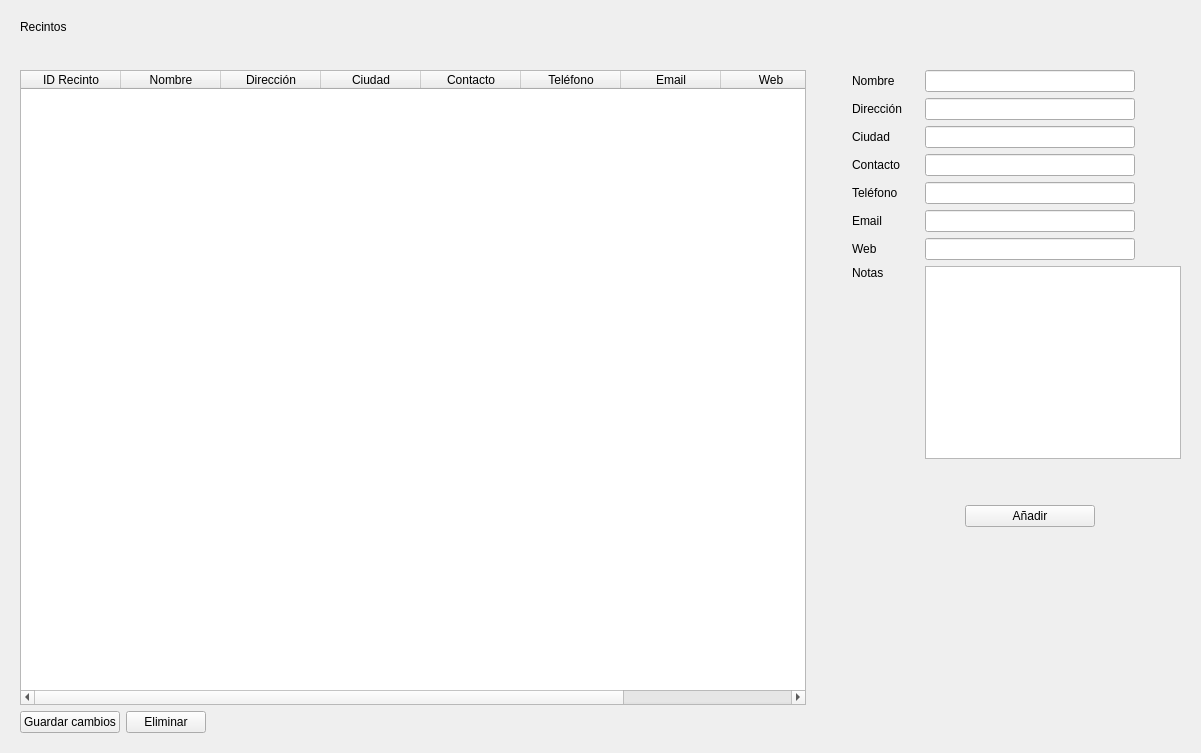
<?xml version="1.0" encoding="UTF-8"?>
<ui version="4.0">
 <class>Form</class>
 <widget class="QWidget" name="Form">
  <property name="geometry">
   <rect>
    <x>0</x>
    <y>0</y>
    <width>1201</width>
    <height>753</height>
   </rect>
  </property>
  <property name="windowTitle">
   <string>Form</string>
  </property>
  <layout class="QVBoxLayout" name="verticalLayout_2">
   <property name="leftMargin">
    <number>20</number>
   </property>
   <property name="topMargin">
    <number>20</number>
   </property>
   <property name="rightMargin">
    <number>20</number>
   </property>
   <property name="bottomMargin">
    <number>20</number>
   </property>
   <item>
    <widget class="QLabel" name="labelTitle">
     <property name="styleSheet">
      <string notr="true">font: 14pt &quot;MS Shell Dlg 2&quot;;</string>
     </property>
     <property name="text">
      <string>Recintos</string>
     </property>
    </widget>
   </item>
   <item>
    <spacer name="verticalSpacer_4">
     <property name="orientation">
      <enum>Qt::Vertical</enum>
     </property>
     <property name="sizeType">
      <enum>QSizePolicy::Preferred</enum>
     </property>
     <property name="sizeHint" stdset="0">
      <size>
       <width>20</width>
       <height>30</height>
      </size>
     </property>
    </spacer>
   </item>
   <item>
    <layout class="QHBoxLayout" name="horizontalLayout_3">
     <item>
      <widget class="QTableWidget" name="tableRecintos">
       <column>
        <property name="text">
         <string>ID Recinto</string>
        </property>
       </column>
       <column>
        <property name="text">
         <string>Nombre</string>
        </property>
       </column>
       <column>
        <property name="text">
         <string>Dirección</string>
        </property>
       </column>
       <column>
        <property name="text">
         <string>Ciudad</string>
        </property>
       </column>
       <column>
        <property name="text">
         <string>Contacto</string>
        </property>
       </column>
       <column>
        <property name="text">
         <string>Teléfono</string>
        </property>
       </column>
       <column>
        <property name="text">
         <string>Email</string>
        </property>
       </column>
       <column>
        <property name="text">
         <string>Web</string>
        </property>
       </column>
       <column>
        <property name="text">
         <string>Notas</string>
        </property>
       </column>
      </widget>
     </item>
     <item>
      <spacer name="horizontalSpacer_12">
       <property name="orientation">
        <enum>Qt::Horizontal</enum>
       </property>
       <property name="sizeType">
        <enum>QSizePolicy::Preferred</enum>
       </property>
       <property name="sizeHint" stdset="0">
        <size>
         <width>40</width>
         <height>20</height>
        </size>
       </property>
      </spacer>
     </item>
     <item>
      <layout class="QGridLayout" name="gridLayout">
       <item row="9" column="2">
        <layout class="QVBoxLayout" name="verticalLayout">
         <item>
          <spacer name="verticalSpacer_2">
           <property name="orientation">
            <enum>Qt::Vertical</enum>
           </property>
           <property name="sizeType">
            <enum>QSizePolicy::Preferred</enum>
           </property>
           <property name="sizeHint" stdset="0">
            <size>
             <width>20</width>
             <height>40</height>
            </size>
           </property>
          </spacer>
         </item>
         <item>
          <layout class="QHBoxLayout" name="horizontalLayout_2">
           <item>
            <spacer name="horizontalSpacer_9">
             <property name="orientation">
              <enum>Qt::Horizontal</enum>
             </property>
             <property name="sizeType">
              <enum>QSizePolicy::Preferred</enum>
             </property>
             <property name="sizeHint" stdset="0">
              <size>
               <width>40</width>
               <height>20</height>
              </size>
             </property>
            </spacer>
           </item>
           <item>
            <widget class="QPushButton" name="buttonAnadir">
             <property name="text">
              <string>Añadir</string>
             </property>
            </widget>
           </item>
           <item>
            <spacer name="horizontalSpacer_10">
             <property name="orientation">
              <enum>Qt::Horizontal</enum>
             </property>
             <property name="sizeType">
              <enum>QSizePolicy::Preferred</enum>
             </property>
             <property name="sizeHint" stdset="0">
              <size>
               <width>40</width>
               <height>20</height>
              </size>
             </property>
            </spacer>
           </item>
          </layout>
         </item>
        </layout>
       </item>
       <item row="3" column="0">
        <widget class="QLabel" name="labelContacto">
         <property name="text">
          <string>Contacto</string>
         </property>
        </widget>
       </item>
       <item row="3" column="2">
        <widget class="QLineEdit" name="inputContacto">
         <property name="sizePolicy">
          <sizepolicy hsizetype="Preferred" vsizetype="Fixed">
           <horstretch>0</horstretch>
           <verstretch>0</verstretch>
          </sizepolicy>
         </property>
         <property name="minimumSize">
          <size>
           <width>200</width>
           <height>0</height>
          </size>
         </property>
        </widget>
       </item>
       <item row="4" column="0">
        <widget class="QLabel" name="labelTelefono">
         <property name="text">
          <string>Teléfono</string>
         </property>
        </widget>
       </item>
       <item row="4" column="3">
        <spacer name="horizontalSpacer">
         <property name="orientation">
          <enum>Qt::Horizontal</enum>
         </property>
         <property name="sizeType">
          <enum>QSizePolicy::Fixed</enum>
         </property>
         <property name="sizeHint" stdset="0">
          <size>
           <width>40</width>
           <height>20</height>
          </size>
         </property>
        </spacer>
       </item>
       <item row="7" column="0">
        <widget class="QLabel" name="labelNotas">
         <property name="text">
          <string>Notas</string>
         </property>
        </widget>
       </item>
       <item row="2" column="3">
        <spacer name="horizontalSpacer_2">
         <property name="orientation">
          <enum>Qt::Horizontal</enum>
         </property>
         <property name="sizeType">
          <enum>QSizePolicy::Fixed</enum>
         </property>
         <property name="sizeHint" stdset="0">
          <size>
           <width>40</width>
           <height>20</height>
          </size>
         </property>
        </spacer>
       </item>
       <item row="7" column="1" rowspan="2">
        <spacer name="horizontalSpacer_6">
         <property name="orientation">
          <enum>Qt::Horizontal</enum>
         </property>
         <property name="sizeType">
          <enum>QSizePolicy::Preferred</enum>
         </property>
         <property name="sizeHint" stdset="0">
          <size>
           <width>13</width>
           <height>101</height>
          </size>
         </property>
        </spacer>
       </item>
       <item row="4" column="2">
        <widget class="QLineEdit" name="inputTelefono">
         <property name="sizePolicy">
          <sizepolicy hsizetype="Preferred" vsizetype="Fixed">
           <horstretch>0</horstretch>
           <verstretch>0</verstretch>
          </sizepolicy>
         </property>
         <property name="minimumSize">
          <size>
           <width>200</width>
           <height>0</height>
          </size>
         </property>
        </widget>
       </item>
       <item row="0" column="3">
        <spacer name="horizontalSpacer_4">
         <property name="orientation">
          <enum>Qt::Horizontal</enum>
         </property>
         <property name="sizeType">
          <enum>QSizePolicy::Fixed</enum>
         </property>
         <property name="sizeHint" stdset="0">
          <size>
           <width>40</width>
           <height>20</height>
          </size>
         </property>
        </spacer>
       </item>
       <item row="3" column="3">
        <spacer name="horizontalSpacer_5">
         <property name="orientation">
          <enum>Qt::Horizontal</enum>
         </property>
         <property name="sizeType">
          <enum>QSizePolicy::Fixed</enum>
         </property>
         <property name="sizeHint" stdset="0">
          <size>
           <width>40</width>
           <height>20</height>
          </size>
         </property>
        </spacer>
       </item>
       <item row="2" column="2">
        <widget class="QLineEdit" name="inputCiudad">
         <property name="sizePolicy">
          <sizepolicy hsizetype="Preferred" vsizetype="Fixed">
           <horstretch>0</horstretch>
           <verstretch>0</verstretch>
          </sizepolicy>
         </property>
         <property name="minimumSize">
          <size>
           <width>200</width>
           <height>0</height>
          </size>
         </property>
        </widget>
       </item>
       <item row="1" column="0" colspan="2">
        <widget class="QLabel" name="labelDireccion">
         <property name="text">
          <string>Dirección</string>
         </property>
        </widget>
       </item>
       <item row="5" column="0">
        <widget class="QLabel" name="labelEmail">
         <property name="text">
          <string>Email</string>
         </property>
        </widget>
       </item>
       <item row="0" column="0" colspan="2">
        <widget class="QLabel" name="labelNombre">
         <property name="text">
          <string>Nombre</string>
         </property>
        </widget>
       </item>
       <item row="6" column="0">
        <widget class="QLabel" name="labelWeb">
         <property name="text">
          <string>Web</string>
         </property>
        </widget>
       </item>
       <item row="1" column="3">
        <spacer name="horizontalSpacer_3">
         <property name="orientation">
          <enum>Qt::Horizontal</enum>
         </property>
         <property name="sizeType">
          <enum>QSizePolicy::Fixed</enum>
         </property>
         <property name="sizeHint" stdset="0">
          <size>
           <width>40</width>
           <height>20</height>
          </size>
         </property>
        </spacer>
       </item>
       <item row="5" column="3">
        <spacer name="horizontalSpacer_7">
         <property name="orientation">
          <enum>Qt::Horizontal</enum>
         </property>
         <property name="sizeType">
          <enum>QSizePolicy::Fixed</enum>
         </property>
         <property name="sizeHint" stdset="0">
          <size>
           <width>40</width>
           <height>20</height>
          </size>
         </property>
        </spacer>
       </item>
       <item row="7" column="2" rowspan="2" colspan="2">
        <widget class="QPlainTextEdit" name="inputNotas">
         <property name="sizePolicy">
          <sizepolicy hsizetype="Preferred" vsizetype="Preferred">
           <horstretch>0</horstretch>
           <verstretch>0</verstretch>
          </sizepolicy>
         </property>
         <property name="minimumSize">
          <size>
           <width>200</width>
           <height>0</height>
          </size>
         </property>
         <property name="plainText">
          <string/>
         </property>
        </widget>
       </item>
       <item row="1" column="2">
        <widget class="QLineEdit" name="inputDireccion">
         <property name="sizePolicy">
          <sizepolicy hsizetype="Preferred" vsizetype="Fixed">
           <horstretch>0</horstretch>
           <verstretch>0</verstretch>
          </sizepolicy>
         </property>
         <property name="minimumSize">
          <size>
           <width>200</width>
           <height>0</height>
          </size>
         </property>
        </widget>
       </item>
       <item row="0" column="2">
        <widget class="QLineEdit" name="inputNombre">
         <property name="sizePolicy">
          <sizepolicy hsizetype="Preferred" vsizetype="Fixed">
           <horstretch>0</horstretch>
           <verstretch>0</verstretch>
          </sizepolicy>
         </property>
         <property name="minimumSize">
          <size>
           <width>200</width>
           <height>0</height>
          </size>
         </property>
        </widget>
       </item>
       <item row="6" column="3">
        <spacer name="horizontalSpacer_8">
         <property name="orientation">
          <enum>Qt::Horizontal</enum>
         </property>
         <property name="sizeType">
          <enum>QSizePolicy::Fixed</enum>
         </property>
         <property name="sizeHint" stdset="0">
          <size>
           <width>33</width>
           <height>19</height>
          </size>
         </property>
        </spacer>
       </item>
       <item row="2" column="0" colspan="2">
        <widget class="QLabel" name="labelCiudad">
         <property name="text">
          <string>Ciudad</string>
         </property>
        </widget>
       </item>
       <item row="5" column="2">
        <widget class="QLineEdit" name="inputEmail">
         <property name="sizePolicy">
          <sizepolicy hsizetype="Preferred" vsizetype="Fixed">
           <horstretch>0</horstretch>
           <verstretch>0</verstretch>
          </sizepolicy>
         </property>
         <property name="minimumSize">
          <size>
           <width>200</width>
           <height>0</height>
          </size>
         </property>
        </widget>
       </item>
       <item row="6" column="2">
        <widget class="QLineEdit" name="inputWeb">
         <property name="sizePolicy">
          <sizepolicy hsizetype="Preferred" vsizetype="Fixed">
           <horstretch>0</horstretch>
           <verstretch>0</verstretch>
          </sizepolicy>
         </property>
         <property name="minimumSize">
          <size>
           <width>200</width>
           <height>0</height>
          </size>
         </property>
        </widget>
       </item>
       <item row="8" column="0">
        <spacer name="verticalSpacer">
         <property name="orientation">
          <enum>Qt::Vertical</enum>
         </property>
         <property name="sizeHint" stdset="0">
          <size>
           <width>20</width>
           <height>40</height>
          </size>
         </property>
        </spacer>
       </item>
       <item row="10" column="2">
        <spacer name="verticalSpacer_3">
         <property name="orientation">
          <enum>Qt::Vertical</enum>
         </property>
         <property name="sizeHint" stdset="0">
          <size>
           <width>20</width>
           <height>40</height>
          </size>
         </property>
        </spacer>
       </item>
      </layout>
     </item>
    </layout>
   </item>
   <item>
    <layout class="QHBoxLayout" name="horizontalLayout">
     <item>
      <widget class="QPushButton" name="buttonGuardar">
       <property name="text">
        <string>Guardar cambios</string>
       </property>
      </widget>
     </item>
     <item>
      <widget class="QPushButton" name="buttonEliminar">
       <property name="text">
        <string>Eliminar</string>
       </property>
      </widget>
     </item>
     <item>
      <spacer name="horizontalSpacer_11">
       <property name="orientation">
        <enum>Qt::Horizontal</enum>
       </property>
       <property name="sizeHint" stdset="0">
        <size>
         <width>40</width>
         <height>20</height>
        </size>
       </property>
      </spacer>
     </item>
    </layout>
   </item>
  </layout>
 </widget>
 <resources/>
 <connections/>
</ui>
